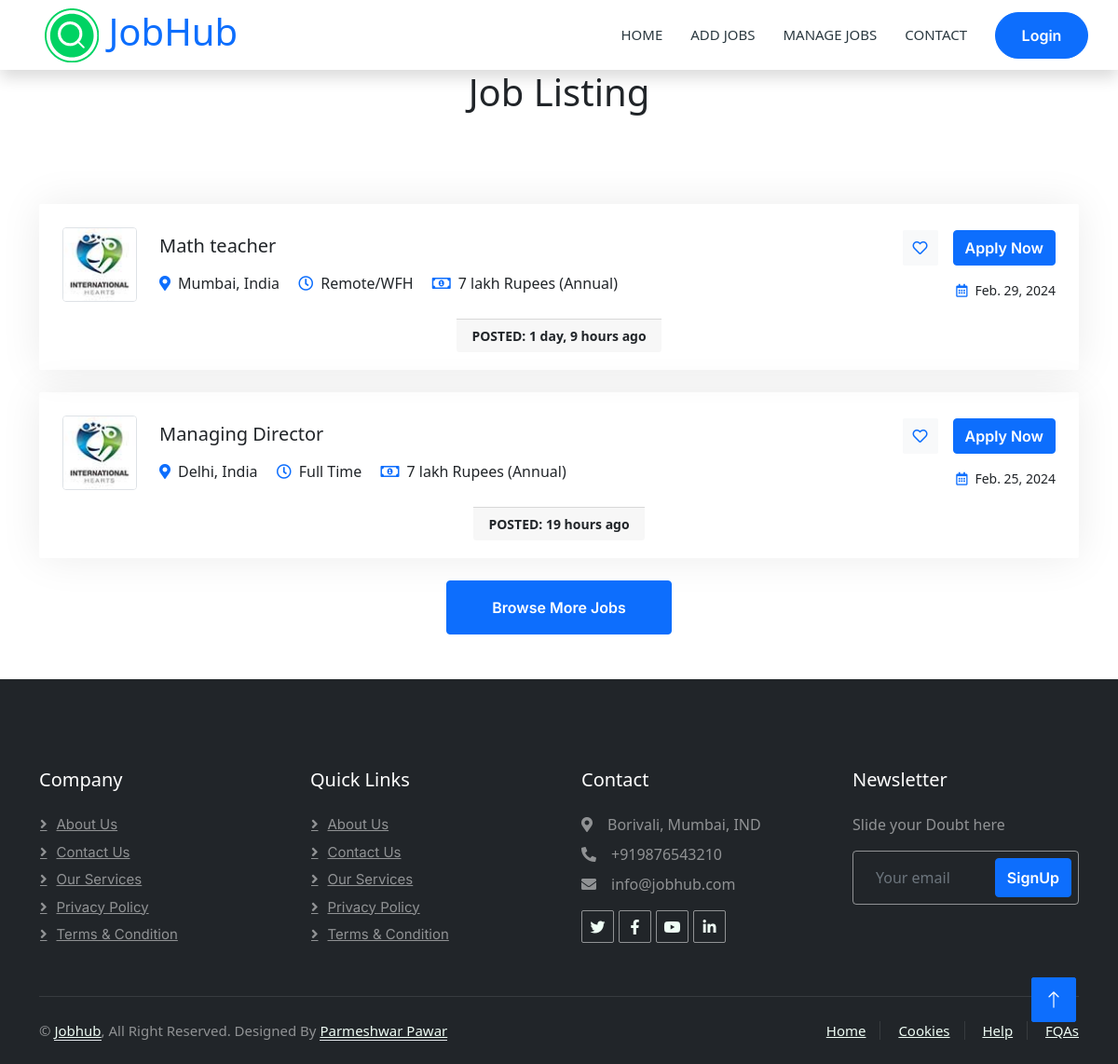
Screenshot of /joblisting/ with the database file from the repository.
### jobapp/models.py (models this page shows)
class Job_detail(models.Model):
    company_name = models.CharField(max_length=50)
    company_details = models.CharField(max_length=100)
    job_post = models.CharField(max_length=70)
    job_category = models.CharField(max_length=50, choices=CATEGORY_CHOICES)
    job_location = models.CharField(max_length=50)
    job_nature = models.CharField(max_length=15 , choices=JOB_TYPE)
    job_salary = models.IntegerField(default=1)
    job_published = models.DateTimeField(auto_now=True)
    job_dateline = models.DateField()
    job_desc = models.CharField(max_length=250)
    job_responsibility = models.CharField(max_length=400)
    job_qualification = models.CharField(max_length=400)
    job_vacancy = models.IntegerField(default=1)
    status = models.CharField(max_length=15,choices=Status_type)
    user = models.ForeignKey(User, on_delete=models.CASCADE)

### jobapp/views.py (the view)
# urls.py: path('joblisting/',views.joblisting,name='joblisting'),
def joblisting(request,):
    jobs = Job_detail.objects.all()
    return render(request,'joblisting.html',{'jobs':jobs})

### jobapp/templates/joblisting.html (shortened to what this page needs)
{% extends 'base1.html'%}
{%load humanize%}
{% load static %}
{% block body %}
    <h1 class="text-center mb-5 wow fadeInUp" data-wow-delay="0.1s">Job Listing</h1>
    <div class="container-xxl py-5">
        <div class="container">
            <div class="tab-class text-center wow fadeInUp" data-wow-delay="0.3s">
                <div class="tab-content">
                    <div id="tab-1" class="tab-pane fade show p-0 active">
                        {% for x in jobs %}
                        <div class="job-item p-4 mb-4">
                            <div class="row g-4">
                                <div class="col-sm-12 col-md-8 d-flex align-items-center">
                                    <img class="flex-shrink-0 img-fluid border rounded" src="{% static 'img/com-logo-2.jpg' %}" alt="" style="width: 80px; height: 80px;">
                                    <div class="text-start ps-4">
                                        <h5 class="mb-3">{{x.job_post}}</h5>
                                        <span class="text-truncate me-3"><i class="fa fa-map-marker-alt text-primary me-2"></i>{{x.job_location}}</span>
                                        <span class="text-truncate me-3"><i class="far fa-clock text-primary me-2"></i>{{x.job_nature}}</span>
                                        <span class="text-truncate me-0"><i class="far fa-money-bill-alt text-primary me-2"></i>{{x.job_salary}} lakh Rupees (Annual)</span>
                                    </div>
                                </div>
                                <div class="col-sm-12 col-md-4 d-flex flex-column align-items-start align-items-md-end justify-content-center">
                                    <div class="d-flex mb-3">
                                        <a class="btn btn-light btn-square me-3" href=""><i class="far fa-heart text-primary"></i></a>
                                        <a class="btn btn-primary" href="/jobdetails/{{x.pk}}">Apply Now</a>
                                    </div>
                                    <small class="text-truncate"><i class="far fa-calendar-alt text-primary me-2"></i>{{x.job_dateline}}</small>
                                </div>
                                <div>
                                    <small class="card-footer"><b>POSTED: {{x.job_published|naturaltime}}</b></small>
                                </div>
                            </div>
                        </div>
                        {%endfor%}
                        <a class="btn btn-primary py-3 px-5" href="">Browse More Jobs</a>
                    </div>
                </div>
            </div>
        </div>
    </div>
{% endblock %}

### jobapp/templates/base1.html (shortened to what this page needs)
{% load static %}
<!DOCTYPE html>
<html lang="en">
<head>
    <link href="https://cdnjs.cloudflare.com/ajax/libs/font-awesome/5.10.0/css/all.min.css" rel="stylesheet">
    <link rel="stylesheet" href="https://cdn.jsdelivr.net/npm/bootstrap-icons@1.11.3/font/bootstrap-icons.min.css">
    <link rel="stylesheet" href="{% static 'css/bootstrap.min.css' %}">
    <link rel="stylesheet" href="{% static 'css/style.css' %}">
</head>
<body>
  <div class="container-xxl bg-white p-0">
    <nav class="navbar navbar-expand-lg bg-white navbar-light shadow sticky-top p-0">
        <a href="/" class="navbar-brand d-flex align-items-center text-center py-0 px-4 px-lg-5">
            <h1 class="m-0 text-primary"><img src="{% static 'img/logo1.png' %}"> JobHub</h1>
        </a>
        <div class="collapse navbar-collapse" id="navbarCollapse">
            <div class="navbar-nav ms-auto p-4 p-lg-0">
                <a href="{% url 'employer' %}" class="nav-item nav-link">home</a>
                <a href="{% url 'addjobs' %}" class="nav-item nav-link">Add Jobs</a>
                <a href="{% url 'display' %}" class="nav-item nav-link">Manage Jobs</a>
                <a href="{% url 'contact'%}" class="nav-item nav-link">Contact</a>
            </div>
            {% if user.is_authenticated %}
            <a href="{%url 'logout'%}" class="btn btn-primary rounded-0 py-4 px-lg-5 d-none d-lg-block">Logout</a>
            {% else %}
            <a href="{%url 'login_employer'%}" class="btn btn-primary rounded-0 py-4 px-lg-5 d-none d-lg-block">Login</a>
            {%endif%}
        </div>
    </nav>
      {% block body%}
      {% endblock %}
      <div class="container-fluid bg-dark text-white-50 footer pt-5 mt-5 wow fadeIn" data-wow-delay="0.1s">
        <div class="container py-5">
            <div class="row g-5">
                <div class="col-lg-3 col-md-6">
                    <h5 class="text-white mb-4">Company</h5>
                    <a class="btn btn-link text-white-50" href="">About Us</a>
                    <a class="btn btn-link text-white-50" href="">Contact Us</a>
                    <a class="btn btn-link text-white-50" href="">Our Services</a>
                    <a class="btn btn-link text-white-50" href="">Privacy Policy</a>
                    <a class="btn btn-link text-white-50" href="">Terms & Condition</a>
                </div>
                <div class="col-lg-3 col-md-6">
                    <h5 class="text-white mb-4">Quick Links</h5>
                    <a class="btn btn-link text-white-50" href="">About Us</a>
                    <a class="btn btn-link text-white-50" href="">Contact Us</a>
                    <a class="btn btn-link text-white-50" href="">Our Services</a>
                    <a class="btn btn-link text-white-50" href="">Privacy Policy</a>
                    <a class="btn btn-link text-white-50" href="">Terms & Condition</a>
                </div>
                <div class="col-lg-3 col-md-6">
                    <h5 class="text-white mb-4">Contact</h5>
                    <p class="mb-2"><i class="fa fa-map-marker-alt me-3"></i>Borivali, Mumbai, IND</p>
                    <p class="mb-2"><i class="fa fa-phone-alt me-3"></i>+919876543210</p>
                    <p class="mb-2"><i class="fa fa-envelope me-3"></i>info@jobhub.com</p>
                    <div class="d-flex pt-2">
                        <a class="btn btn-outline-light btn-social" href=""><i class="fab fa-twitter"></i></a>
                        <a class="btn btn-outline-light btn-social" href=""><i class="fab fa-facebook-f"></i></a>
                        <a class="btn btn-outline-light btn-social" href=""><i class="fab fa-youtube"></i></a>
                        <a class="btn btn-outline-light btn-social" href=""><i class="fab fa-linkedin-in"></i></a>
                    </div>
                </div>
                <div class="col-lg-3 col-md-6">
                    <h5 class="text-white mb-4">Newsletter</h5>
                    <p>Slide your Doubt here</p>
                    <div class="position-relative mx-auto" style="max-width: 400px;">
                        <input class="form-control bg-transparent w-100 py-3 ps-4 pe-5" type="text" placeholder="Your email">
                        <button type="button" class="btn btn-primary py-2 position-absolute top-0 end-0 mt-2 me-2">SignUp</button>
                    </div>
                </div>
            </div>
        </div>
        <div class="container">
            <div class="copyright">
                <div class="row">
                    <div class="col-md-6 text-center text-md-start mb-3 mb-md-0">
                        &copy; <a class="border-bottom" href="#">Jobhub</a>, All Right Reserved.
          Designed By <a class="border-bottom" href="">Parmeshwar Pawar</a>
                    </div>
                    <div class="col-md-6 text-center text-md-end">
                        <div class="footer-menu">
                            <a href="">Home</a>
                            <a href="">Cookies</a>
                            <a href="">Help</a>
                            <a href="">FQAs</a>
                        </div>
                    </div>
                </div>
            </div>
        </div>
    </div>
    <a href="#" class="btn btn-lg btn-primary btn-lg-square back-to-top"><i class="bi bi-arrow-up"></i></a>
  </div>
</body>
</html>

### jobapp/static/css/style.css (style rules this page uses)
:root { --primary: #00B074; --secondary: #2B9BFF; --light: #EFFDF5; --dark: #2B3940; }
.back-to-top { position: fixed; display: none; right: 45px; bottom: 45px; z-index: 99; }
.btn { font-family: 'Inter', sans-serif; font-weight: 600; transition: .5s; }
.btn.btn-primary, .btn.btn-secondary { color: #FFFFFF; }
.btn-square { width: 38px; height: 38px; }
.btn-lg-square { width: 48px; height: 48px; }
.btn-square, .btn-sm-square, .btn-lg-square { padding: 0; display: flex; align-items: center; justify-content: center; font-weight: normal; border-radius: 2px; }
.navbar-dark .navbar-nav .nav-link, .navbar-light .navbar-nav .nav-link { margin-right: 30px; padding: 25px 0; color: #FFFFFF; font-size: 15px; text-transform: uppercase; outline: none; }
.navbar-light .navbar-brand, .navbar-light a.btn { height: 75px; }
.navbar-light .navbar-nav .nav-link { color: var(--dark); font-weight: 500; }
.navbar-light.sticky-top { top: -100px; transition: .5s; }
.job-item { border: 1px solid transparent; border-radius: 2px; box-shadow: 0 0 45px rgba(0, 0, 0, .08); transition: .5s; }
a.btn.btn-primary.rounded-0.py-4.px-lg-5.d-none.d-lg-block { display: flex !important; justify-content: center; align-items: center; padding: 1rem; height: 50px; width: 100px; border-radius: 50px !important; }
div#navbarCollapse { padding-right: 2rem; }
.container-fluid.bg-dark.text-white-50.footer.pt-5.mt-5.wow.fadeIn { margin-top: 0 !important; }
.footer .btn.btn-social { margin-right: 5px; width: 35px; height: 35px; display: flex; align-items: center; justify-content: center; color: var(--light); border: 1px solid rgba(255,255,255,0.5); border-radius: 2px; transition: .3s; }
.footer .btn.btn-link { display: block; margin-bottom: 5px; padding: 0; text-align: left; font-size: 15px; font-weight: normal; text-transform: capitalize; transition: .3s; }
.footer .btn.btn-link::before { position: relative; content: "\f105"; font-family: "Font Awesome 5 Free"; font-weight: 900; margin-right: 10px; }
.footer .form-control { border-color: rgba(255,255,255,0.5); }
.footer .copyright { padding: 25px 0; font-size: 15px; border-top: 1px solid rgba(256, 256, 256, .1); }
.footer .copyright a { color: var(--light); }
.footer .footer-menu a { margin-right: 15px; padding-right: 15px; border-right: 1px solid rgba(255, 255, 255, .1); }
.footer .footer-menu a:last-child { margin-right: 0; padding-right: 0; border-right: none; }

### rows the page displays
Job_detail: job_post "Math teacher", job_location "Mumbai, India", job_nature "Remote/WFH", job_salary "7", job_dateline "Feb. 29, 2024", job_published "1 day, 9 hours ago"
Job_detail: job_post "Managing Director", job_location "Delhi, India", job_nature "Full Time", job_salary "7", job_dateline "Feb. 25, 2024", job_published "19 hours ago"
